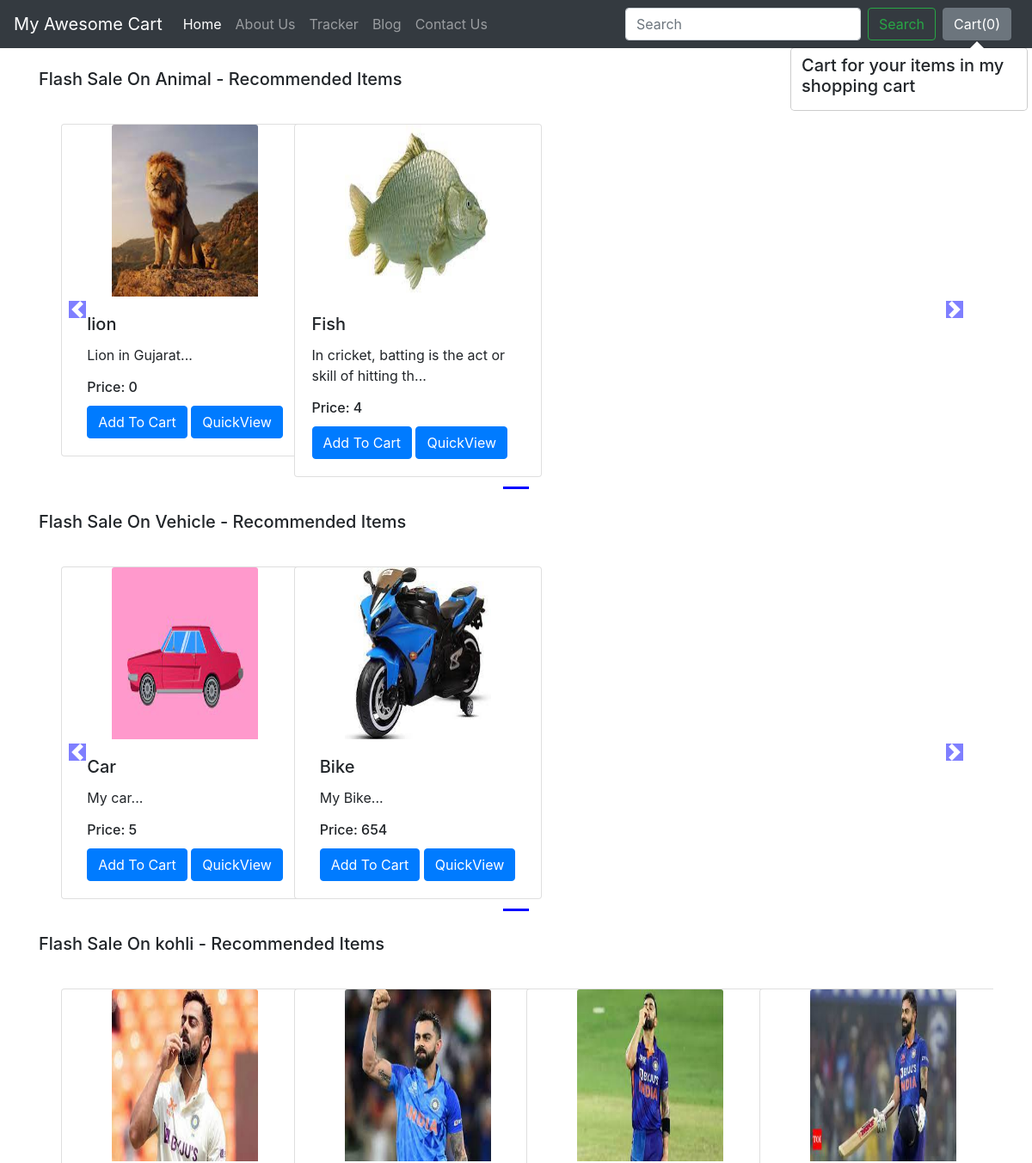
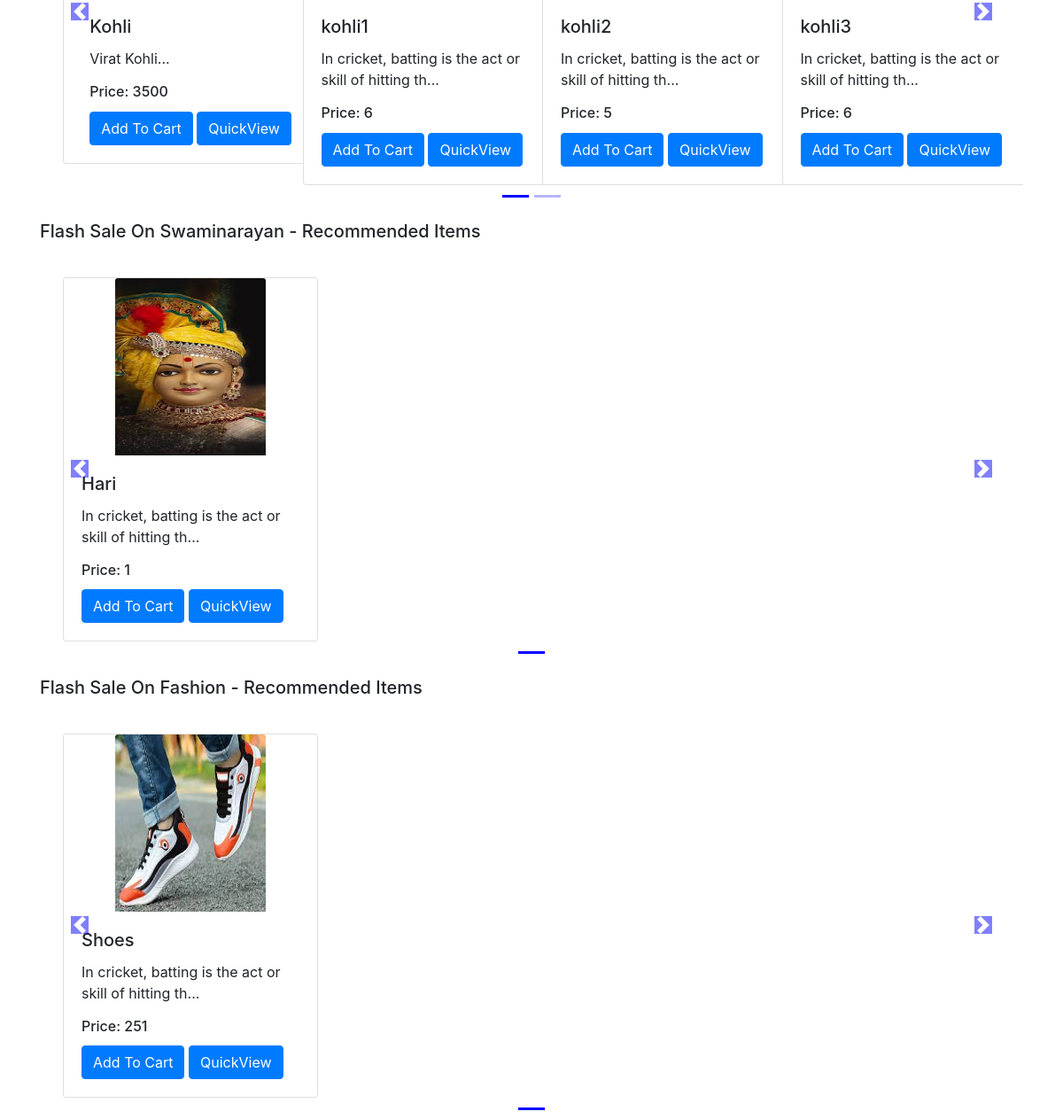
The app's page /shop/ with its own data (2 pictures, top to bottom).
### shop/models.py (models this page shows, shortened)
class Product(models.Model):
    product_id = models.AutoField
    product_name = models.CharField(max_length=50)
    category = models.CharField(max_length=50, default="")
    subcategory = models.CharField(max_length=50, default="")
    price = models.IntegerField(default=0)
    desc = models.CharField(max_length=300)
    pub_date = models.DateField()
    image = models.ImageField(upload_to='shop/images', default="")

### shop/views.py (the view)
# urls.py: path("", views.index, name="blogHome"),
def index(request):
    allProds = []
    catprods = Product.objects.values('category', 'id')
    cats = {item['category'] for item in catprods}
    for cat in cats:
        prod = Product.objects.filter(category=cat)
        n = len(prod)
        nSlides = n // 4 + ceil((n / 4) - (n // 4))
        allProds.append([prod, range(1, nSlides), nSlides])
    params = {'allProds':allProds}
    return render(request, 'shop/index.html', params)

### shop/templates/shop/index.html (shortened to what this page needs)
{% extends 'shop/basic.html' %}
{% block body %}
{% load static %}
<div class="container">
    {% for product, range, nSlides in allProds %}
    <h5 class="my-4">Flash Sale On {{product.0.category}} - Recommended Items</h5>
    <div class="row">
        <div id="demo{{forloop.counter}}" class="col carousel slide my-3" data-ride="carousel">
            <ul class="carousel-indicators">
                <li data-target="#demo{{forloop.counter}}" data-slide-to="0" class="active"></li>
                {% for i in range %}
                <li data-target="#demo{{forloop.parentloop.counter}}" data-slide-to="{{i}}"></li>
                {% endfor %}
            </ul>
            <div class="container carousel-inner no-padding">
                <div class="carousel-item active">
                    {% for i in product %}
                    <div class="col-xs-3 col-sm-3 col-md-3">
                        <div class="card align-items-center" style="width: 18rem;">
                            <img src='/media/{{i.image}}' class="card-img-top" alt="...">
                            <div class="card-body">
                                <h5 class="card-title" id="namepr{{i.id}}">{{i.product_name}}</h5>
                                <p class="card-text">{{i.desc|slice:"0:53"}}...</p>
                                <h6 class="card-title" >Price: <span id="pricepr{{i.id}}">{{i.price}}</span></h6>
                                <span id="divpr{{i.id}}" class="divpr">
                                    <button id="pr{{i.id}}" class="btn btn-primary cart">Add To Cart</button>
                                </span>
                                <a href="/shop/products/{{i.id}}"><button id="qv{{i.id}}" class="btn btn-primary cart">QuickView</button></a>
                            </div>
                        </div>
                    </div>
                    {% if forloop.counter|divisibleby:4 and forloop.counter > 0 and not forloop.last %}
                </div>
                <div class="carousel-item">
                    {% endif %}
                    {% endfor %}
                </div>
            </div>
        </div>
        <a class="carousel-control-prev" href="#demo{{forloop.counter}}" data-slide="prev">
            <span class="carousel-control-prev-icon"></span>
        </a>
        <a class="carousel-control-next" href="#demo{{forloop.counter}}" data-slide="next">
            <span class="carousel-control-next-icon"></span>
        </a>
    </div>
    {% endfor %}
</div>
{% endblock %}

### shop/templates/shop/basic.html (shortened to what this page needs)
<!doctype html>
<html lang="en">
  <head>
    <link rel="stylesheet" href="https://stackpath.bootstrapcdn.com/bootstrap/4.2.1/css/bootstrap.min.css">
  </head>
  <body>
    <nav class="navbar navbar-expand-lg navbar-dark bg-dark">
  <a class="navbar-brand" href="/shop">My Awesome Cart</a>
  <div class="collapse navbar-collapse" id="navbarSupportedContent">
    <ul class="navbar-nav mr-auto">
      <li class="nav-item active">
        <a class="nav-link" href="/shop">Home <span class="sr-only">(current)</span></a>
      </li>
      <li class="nav-item">
        <a class="nav-link" href="/shop/about">About Us</a>
      </li>
      <li class="nav-item">
        <a class="nav-link" href="/shop/tracker">Tracker</a>
      </li>
      <li class="nav-item">
        <a class="nav-link" href="/blog">Blog</a>
      </li>
       <li class="nav-item">
        <a class="nav-link" href="/shop/contact">Contact Us</a>
      </li>
    </ul>
    <form method='get' action='/shop/search/' class="form-inline my-2 my-lg-0">
      <input class="form-control mr-sm-2" type="search" placeholder="Search" aria-label="Search" name="search" id="search">
      <button class="btn btn-outline-success my-2 my-sm-0" type="submit">Search</button>
    </form>
    <button type="button" class="btn btn-secondary mx-2" id="popcart" data-container="body" data-toggle="popover" data-placement="bottom" data-html="true" data-content="Vivamus
sagittis lacus vel augue laoreet rutrum faucibus.">
  Cart(<span id="cart">0</span>)
</button>
  </div>
</nav>
  {% block body %} {% endblock %}
  </body>
</html>

### records on screen
Product: category "Animal", image (picture), product_name "lion", desc "Lion in Gujarat", price "0"
Product: image (picture), product_name "Fish", desc "In cricket, batting is the act or skill of hitting th", price "4"
Product: category "Vehicle", image (picture), product_name "Car", desc "My car", price "5"
Product: image (picture), product_name "Bike", desc "My Bike", price "654"
Product: category "kohli", image (picture), product_name "Kohli", desc "Virat Kohli", price "3500"
Product: image (picture), product_name "kohli1", desc "In cricket, batting is the act or skill of hitting th", price "6"
Product: image (picture), product_name "kohli2", desc "In cricket, batting is the act or skill of hitting th", price "5"
Product: image (picture), product_name "kohli3", desc "In cricket, batting is the act or skill of hitting th", price "6"
Product: category "Swaminarayan", image (picture), product_name "Hari", desc "In cricket, batting is the act or skill of hitting th", price "1"
Product: category "Fashion", image (picture), product_name "Shoes", desc "In cricket, batting is the act or skill of hitting th", price "251"
